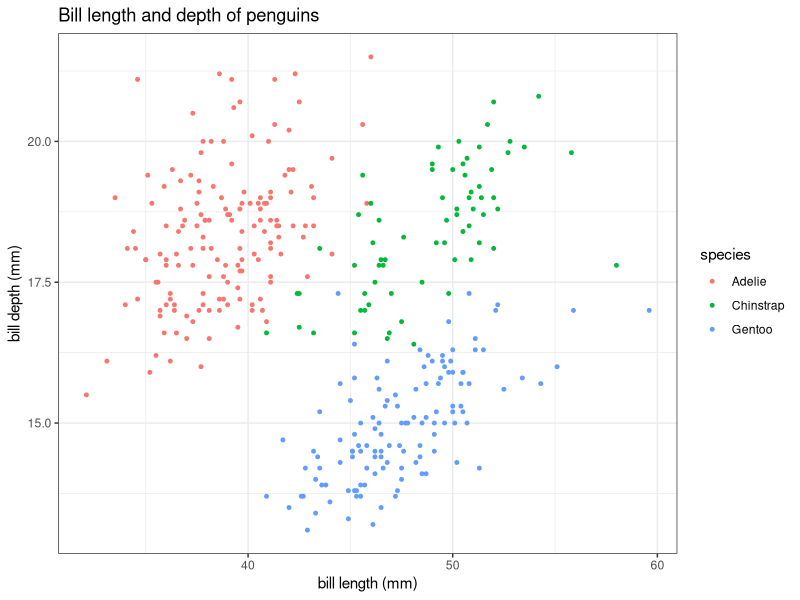

Recreate this plot in R.
## ---- chunk 1
knitr::opts_chunk$set(echo = TRUE)
library(tidyverse)
library(palmerpenguins)
## ---- chunk 2
expression_1 <- expression(x ^ 2)

deriv_expression_1 <- D(expression_1, "x")
deriv_expression_1
#2x

## can you add the x value directly into the eval equation???? like "eval(deriv_expression_1, x = 3)"

x <- 3
eval(deriv_expression_1)
#6

expression_2 <- expression(2 * (3* a + 2) ^ 4 - 5)

deriv_expression_2 <- D(expression_2, "a")
deriv_expression_2
#2 * (4 * (3 * (3 * a + 2)^3))

a <- 1.2
eval(deriv_expression_2)
#4214.784

expression_3 <- expression(-4 * t * ((t ^ 2 + 1) ^ 3))

deriv_expression_3 <- D(expression_3, "t")
deriv_expression_3
#-4 * t * (3 * (2 * t * (t^2 + 1)^2)) - 4 * ((t^2 + 1)^3)

t <- 0
eval(deriv_expression_3)
#-4
## ---- chunk 3
ggplot(data = penguins, aes(x = bill_length_mm, y = bill_depth_mm)) +
  geom_point(aes(color = species), size = 1) +
  labs (x = "bill length (mm)", y = "bill depth (mm)", title = "Bill length and depth of penguins") + 
  theme_bw()
